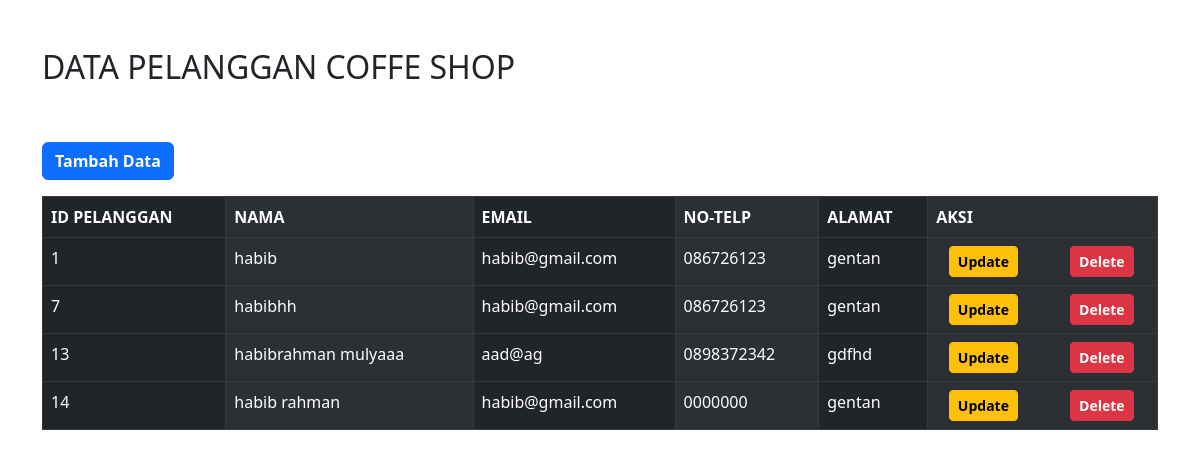
The page / on the database its author committed.
### tables this page shows
CREATE TABLE `pelanggan` (
  `id` int(5) NOT NULL,
  `nama` varchar(50) DEFAULT NULL,
  `email` varchar(30) DEFAULT NULL,
  `notelp` varchar(15) DEFAULT NULL,
  `alamat` varchar(50) DEFAULT NULL,
  `waktu` timestamp NULL DEFAULT CURRENT_TIMESTAMP ON UPDATE CURRENT_TIMESTAMP
);

### index.php (the view, shortened to what this page needs)
<!DOCTYPE html>
<html lang="en">
<head>
    <link rel="stylesheet" href="https://cdn.jsdelivr.net/npm/bootstrap@5.2.2/dist/css/bootstrap.min.css">
</head>
<body>
    <div class="container mt-3">
        <h2 class="mt-5">DATA PELANGGAN COFFE SHOP</h2>
        <a href="tambah.php" class="btn btn-primary btn-md mt-5 fw-bold">Tambah Data</a>
        <table class="table table-dark table-striped-columns table-hover table-bordered mt-3">
            <thead class="table-dark">
                <th>ID PELANGGAN</th>
                <th>NAMA</th>
                <th>EMAIL</th>
                <th>NO-TELP</th>
                <th>ALAMAT</th>
                <th>AKSI</th>
            </thead>
            <?php
            include 'koneksi.php';
            $sqlGet = "SELECT * FROM pelanggan";
            $query = mysqli_query($conn, $sqlGet);
            while ($data = mysqli_fetch_array($query)) {
                echo "
                <tbody>
                    <tr>
                        <td>$data[id]</td>
                        <td>$data[nama]</td>
                        <td>$data[email]</td>
                        <td>$data[notelp]</td>
                        <td>$data[alamat]</td>
                        <td>
                        <div class='row'>
                            <div class='col d-flex justify-content-center'>
                                <a href='update.php?id=$data[id]' class='btn btn-sm btn-warning fw-semibold'>Update</a>
                            </div>
                            <div class='col d-flex justify-content-center'>
                                <a href= 'hapus.php?id=$data[id]' class='btn btn-sm btn-danger fw-semibold'>Delete</a>
                            </div>
                        </div>
                        </td>
                    </tr>
                </tbody>
                    ";
            }
            ?>
        </table>
    </div>
</body>
</html>

### rows shown on the page
pelanggan: id "1", nama "habib", email "habib@gmail.com", notelp "086726123", alamat "gentan"
pelanggan: id "7", nama "habibhh", email "habib@gmail.com", notelp "086726123", alamat "gentan"
pelanggan: id "13", nama "habibrahman mulyaaa", email "aad@ag", notelp "0898372342", alamat "gdfhd"
pelanggan: id "14", nama "habib rahman", email "habib@gmail.com", notelp "0000000", alamat "gentan"
